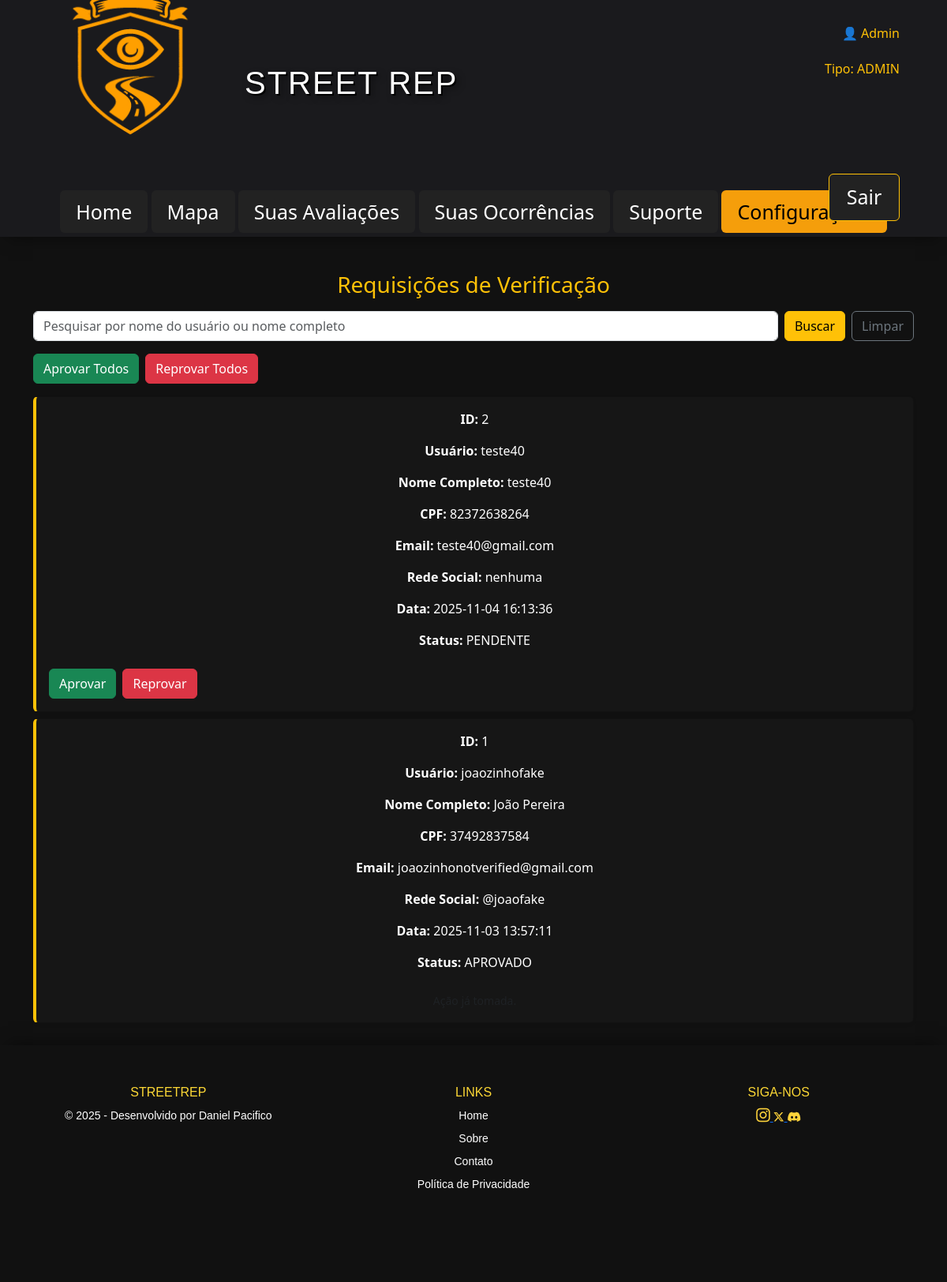
The page /adminpanel.php (signed in) on the database its author committed.
### tables this page shows
CREATE TABLE `requisicoes_verificacao` (
  `id` int(11) NOT NULL,
  `usuario_id` int(11) NOT NULL,
  `nome_completo` varchar(100) DEFAULT NULL,
  `cpf` varchar(20) DEFAULT NULL,
  `email` varchar(100) DEFAULT NULL,
  `rede_social` varchar(200) DEFAULT NULL,
  `status` enum('PENDENTE','APROVADO','REPROVADO') DEFAULT 'PENDENTE',
  `data_solicitacao` datetime DEFAULT current_timestamp()
);

CREATE TABLE `usuarios` (
  `id` int(11) NOT NULL,
  `nome` varchar(100) DEFAULT NULL,
  `email` varchar(100) DEFAULT NULL,
  `senha` varchar(255) DEFAULT NULL,
  `verificado` tinyint(1) DEFAULT 0,
  `tipo_usuario` enum('COMUM','ADMIN') DEFAULT 'COMUM'
);

### adminpanel.php (the view, shortened to what this page needs)
<?php
include 'conn.php';
$search = trim($_GET['search'] ?? '');
$like = "%$search%";
$sql = "SELECT r.id, u.nome AS usuario_nome, r.nome_completo, r.cpf, r.email, r.rede_social, r.status, r.data_solicitacao
        FROM requisicoes_verificacao r
        JOIN usuarios u ON r.usuario_id = u.id
        WHERE r.nome_completo LIKE ? OR u.nome LIKE ?
        ORDER BY r.id DESC";
$stmt = $conn->prepare($sql);
$stmt->bind_param("ss", $like, $like);
$stmt->execute();
$result = $stmt->get_result();
$requisicoes = $result->fetch_all(MYSQLI_ASSOC);
?>
<!DOCTYPE html>
<html lang="pt-br">
<head>
<link rel="stylesheet" href="/STREETREP/css/configuracoes.css">
<link rel="stylesheet" href="https://cdnjs.cloudflare.com/ajax/libs/font-awesome/6.4.2/css/all.min.css">
<link href="https://cdn.jsdelivr.net/npm/bootstrap@5.3.7/dist/css/bootstrap.min.css" rel="stylesheet">
</head>
<body>
<header>
    <div class="header_area1">
        <a href=""><img src="img/logo_png_4.png" alt="logo" height="250px" width="250px" class="page_logo"></a>
        <a href="" id="logo_a">STREET REP</a>
    </div>
    <nav class="menu_header">
        <div class="menu_header_links">
            <a href="index.php">Home</a>
            <a href="page1.php" id="menu_header_Mapa">Mapa</a>
            <a href="suas_avaliacoes.php" id="a_suas_avaliacoes">Suas Avaliações</a>
            <a href="suas_ocorrencias.php" id="a_suas_ocorrencias">Suas Ocorrências</a>
            <a href="suporte.php">Suporte</a>
            <a href="configuracoes.php" id="a_configuracoes">Configurações</a>
        </div>
        <div class="login_information">
            <p class="text-warning">👤 <?php echo htmlspecialchars($_SESSION['usuario_nome'] ?? ''); ?></p>
            <p class="text-warning">Tipo: <?php echo htmlspecialchars($_SESSION['tipo_usuario'] ?? ''); ?></p>
            <a href="logout.php" class="btn btn-warning" id="button_sair_page1">Sair</a>
        </div>
    </nav>
</header>
<main id="id_main">
    <div class="container mt-4" >
        <h3 class="text-warning mb-3">Requisições de Verificação</h3>
        <form method="GET" class="mb-3 d-flex gap-2">
            <input type="text" name="search" class="form-control" placeholder="Pesquisar por nome do usuário ou nome completo" value="<?php echo htmlspecialchars($search); ?>">
            <button class="btn btn-warning" type="submit">Buscar</button>
            <button class="btn btn-outline-secondary" type="button" onclick="location.href='adminpanel.php'">Limpar</button>
        </form>
        <div class="mb-3 d-flex gap-2">
            <button class="btn btn-success" onclick="aprovarTodos()">Aprovar Todos</button>
            <button class="btn btn-danger" onclick="reprovarTodos()">Reprovar Todos</button>
        </div>
        <?php foreach($requisicoes as $r): ?>
        <div class="card p-3 mb-2 shadow-sm" style="background-color:#161616; border-left:4px solid #ffc107;">
            <p class="text-white"><strong>ID:</strong> <?php echo (int)$r['id']; ?></p>
            <p class="text-white"><strong>Usuário:</strong> <?php echo htmlspecialchars($r['usuario_nome']); ?></p>
            <p class="text-white"><strong>Nome Completo:</strong> <?php echo htmlspecialchars($r['nome_completo']); ?></p>
            <p class="text-white"><strong>CPF:</strong> <?php echo htmlspecialchars($r['cpf']); ?></p>
            <p class="text-white"><strong>Email:</strong> <?php echo htmlspecialchars($r['email']); ?></p>
            <p class="text-white"><strong>Rede Social:</strong> <?php echo htmlspecialchars($r['rede_social']); ?></p>
            <p class="text-white"><strong>Data:</strong> <?php echo htmlspecialchars($r['data_solicitacao']); ?></p>
            <p class="text-white"><strong>Status:</strong> <?php echo htmlspecialchars($r['status']); ?></p>
            <?php if ($r['status'] === 'PENDENTE'): ?>
                <div class="mt-2 d-flex gap-2">
                    <button class="btn btn-success" onclick="aprovar(<?php echo (int)$r['id']; ?>)">Aprovar</button>
                    <button class="btn btn-danger" onclick="reprovar(<?php echo (int)$r['id']; ?>)">Reprovar</button>
                </div>
            <?php else: ?>
                <div class="mt-2">
                    <span class="small text-muted">Ação já tomada.</span>
                </div>
            <?php endif; ?>
        </div>
        <?php endforeach; ?>
    </div>
</main>
<footer class="site-footer">
    <div class="footer-container">
        <div class="footer-section">
            <h4>StreetRep</h4>
            <p>© 2025 - Desenvolvido por Daniel Pacifico</p>
        </div>
        <div class="footer-section">
            <h4>Links</h4>
            <ul>
                <li><a href="index.php">Home</a></li>
                <li><a href="#">Sobre</a></li>
                <li><a href="#">Contato</a></li>
                <li><a href="#">Política de Privacidade</a></li>
            </ul>
        </div>
        <div class="footer-section">
            <h4>Siga-nos</h4>
            <ul class="social-links">
                <a href="#"><i class="fa-brands fa-instagram" style="color: #FFD43B; font-size: 20px;"></i> </a>
                <a href="#"><i class="fa-brands fa-x-twitter" style="color: #FFD43B;"></i> </a>
                <a href="#"><i class="fa-brands fa-discord" style="color: #FFD43B;"></i></a>
            </ul>
        </div>
    </div>
</footer>
</body>
</html>

### css/configuracoes.css (style rules this page uses)
body { background-repeat: no-repeat; background-position: cover; background-size: cover; background-color: #111; margin: 0; padding: 0; }
header { width: 100%; min-height: 300px; background-color: #1A1A1D; box-shadow: 0 10px 20px -10px rgba(0, 0, 0, 0.5); margin-bottom: 0; position: relative; }
.menu_header { display: flex; justify-content: center; gap: 20px; height: 50px; margin-top: 50px; }
.menu_header a { text-decoration: none; color: white; font-size: 30px; padding: 10px 15px; border-radius: 5px; margin-top: -12px; }
#a_configuracoes { background-color: #F59E0B !important; color: #000 !important; }
.menu_header a { background-color: #222; color: #fff; transition: all 0.3s ease; border-radius: 6px; padding: 10px 20px; font-size: 25px !important; }
header p { color: white; text-align: center; }
#logo_a { color: white; text-align: center; font-size: 40px; padding-top: 10px; font-family: Impact, Charcoal, 'Arial Narrow Bold', sans-serif; letter-spacing: 2px; text-shadow: 2px 2px 0 #000000, 4px 4px 8px rgba(0, 0, 0, 0.5); transition: all 0.3s ease; text-decoration: none; }
.page_logo { margin-left: 0; margin-bottom: 40px; }
.header_area1 { width: 100%; height: 200px; display: flex; align-items: center; justify-content: flex-start; gap: 20px; padding-left: 40px; }
.header_area1 a { text-align: center; margin-top: 0; margin-left: 0; font-family: 'Oswald', sans-serif; }
.login_information { display: flex; flex-direction: column; align-items: flex-end; position: absolute; right: 60px; top: 30px; gap: 5px; }
.login_information a { margin-top: 50px; color: black; }
.menu_header_links { position: relative; }
#button_sair_page1 { width: 90px; color: white; font-size: 18px; margin-top: 100px; margin-left: 0px; }
#a_configuracoes { color: #F59E0B; }
main { padding-top: 20px; text-align: center; width: 100%; min-height: 80vh; background-color: #111; padding-bottom: 20px; }
footer { width: 100%; height: 300px; background-color: #1c1c1c; box-shadow: 0 -10px 20px -10px rgba(0, 0, 0, 0.5); text-align: center; padding-top: 40px; position: relative; bottom: 0; left: 0; }
.site-footer { background-color: #111; color: #fff; padding: 40px 20px; font-family: Arial, sans-serif; font-size: 14px; }
.footer-container { display: flex; flex-wrap: wrap; justify-content: space-between; max-width: 1200px; margin: 0 auto; }
.footer-section { flex: 1 1 200px; margin: 10px; }
.footer-section h4 { color: #fdd835; margin-bottom: 10px; font-size: 16px; text-transform: uppercase; }
.footer-section ul { list-style: none; padding: 0; }
.footer-section ul li { margin-bottom: 8px; }
.footer-section ul li a { color: #fff; text-decoration: none; transition: color 0.3s ease; }

### rows shown on the page
requisicoes_verificacao: id "2", usuario.nome "teste40", nome_completo "teste40", cpf "82372638264", email "teste40@gmail.com", rede_social "nenhuma", data_solicitacao "2025-11-04 16:13:36", status "PENDENTE"
requisicoes_verificacao: id "1", usuario.nome "joaozinhofake", nome_completo "João Pereira", cpf "37492837584", email "joaozinhonotverified@gmail.com", rede_social "@joaofake", data_solicitacao "2025-11-03 13:57:11", status "APROVADO"

### other values the page prints
$_SESSION['usuario_nome'] "Admin"
$_SESSION['tipo_usuario'] "ADMIN"
